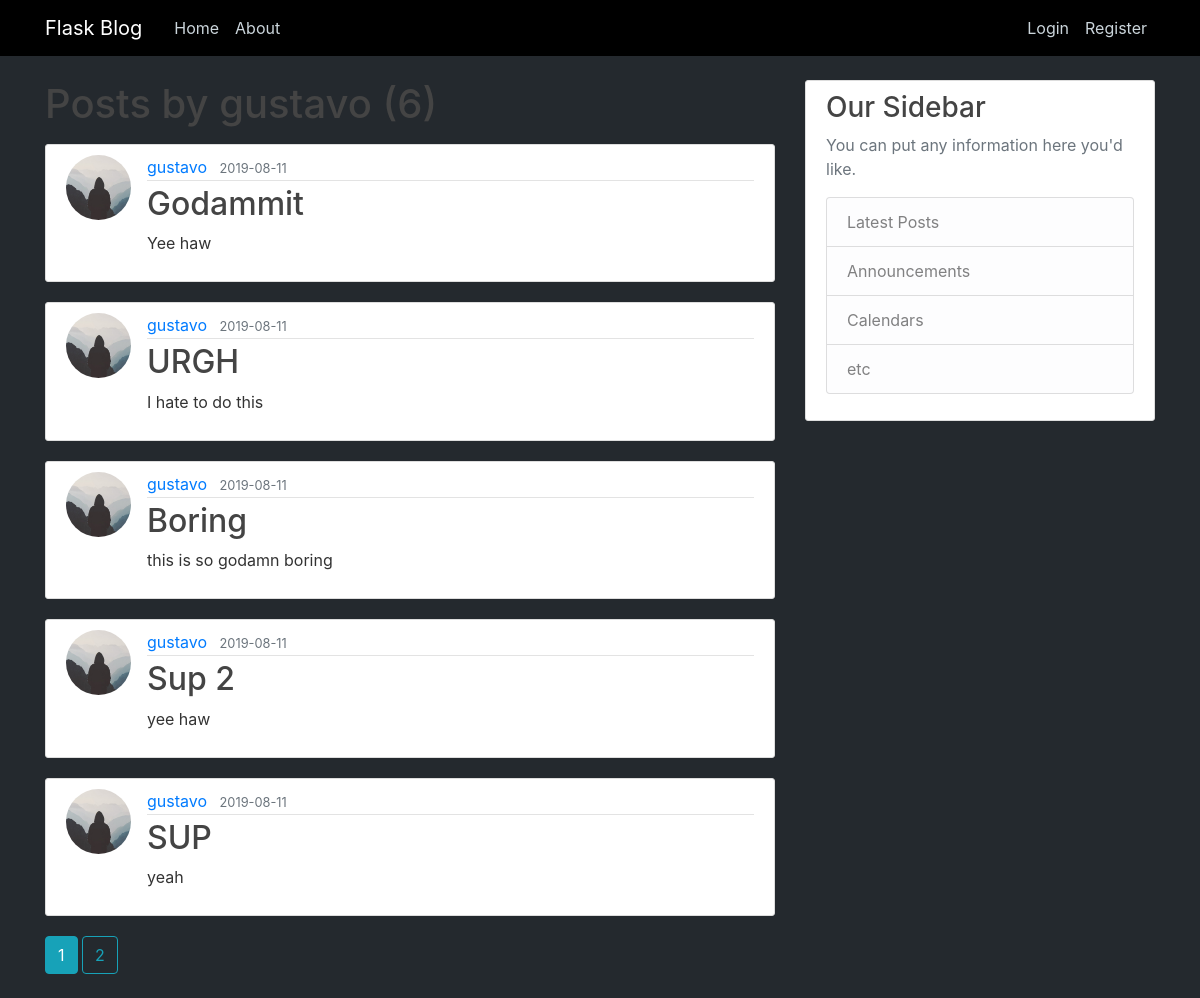
/user/gustavo, run on the app's committed database.
### flaskblog/users/models.py (models this page shows, shortened)
class User(db.Model, UserMixin):
    id = db.Column(db.Integer, primary_key=True, autoincrement=True)
    username = db.Column(db.String(20), unique=True, nullable=False)
    email = db.Column(db.String(120), unique=True, nullable=False)
    image_file = db.Column(db.String(20), nullable=False, default='default.jpg')
    password = db.Column(db.String(60), nullable=False)
    posts = db.relationship('Post', backref='author', lazy=True)

### flaskblog/posts/models.py (models this page shows, shortened)
class Post(db.Model):
    id = db.Column(db.Integer, primary_key=True, autoincrement=True)
    title = db.Column(db.String(100), nullable=False)
    date_posted = db.Column(db.DateTime, nullable=False, default=datetime.utcnow)
    content = db.Column(db.Text, nullable=False)
    user_id = db.Column(db.Integer, db.ForeignKey('user.id'), nullable=False)

### flaskblog/users/routes.py (the view)
@users.route('/user/<string:username>')
def user_posts(username):
    page = request.args.get('page', 1, type=int)
    user = User.query.filter_by(username=username).first_or_404()
    posts = Post.query.filter_by(author=user)\
        .order_by(Post.date_posted.desc())\
        .paginate(per_page=5, page=page)
    return render_template('user_posts.html', posts=posts, user=user)

### flaskblog/templates/user_posts.html
{% extends "layout.html" %}
{% block content %}
    <h1 class="mb-3">Posts by {{ user.username }} ({{ posts.total }})</h1>
    {% for post in posts.items %}
        <article class="media content-section">
          <img class="rounded-circle article-img" src="{{ url_for('static', filename='profile_pics/' + post.author.image_file) }}">
          <div class="media-body">
            <div class="article-metadata">
              <a class="mr-2" href="{{ url_for('users.user_posts', username=post.author.username) }}">{{ post.author.username }}</a>
              <small class="text-muted">{{ post.date_posted.strftime('%Y-%m-%d') }}</small>
            </div>
            <h2><a class="article-title" href="{{ url_for('posts.post', post_id=post.id) }}">{{ post.title }}</a></h2>
            <p class="article-content">{{ post.content }}</p>
          </div>
        </article>
    {% endfor %}
    {% for page_num in posts.iter_pages(left_edge=1, right_edge=1, left_current=1, right_current=2) %}
      {% if page_num %}
        {% if posts.page == page_num %}
          <a class="btn btn-info mb-4" href="{{ url_for('users.user_posts', username=user.username, page=page_num) }}">{{ page_num }}</a>
        {% else %}
          <a class="btn btn-outline-info mb-4" href="{{ url_for('users.user_posts', username=user.username, page=page_num) }}">{{ page_num }}</a>
        {% endif %}
      {% else %}
        ...
      {% endif %}
    {% endfor %}
{% endblock content %}

### flaskblog/static/css/main.css (style rules this page uses)
body { background: #24292e; color: #333333; margin-top: 5rem; }
h1, h2, h3, h4, h5, h6 { color: #444444; }
.content-section { background: #ffffff; padding: 10px 20px; border: 1px solid #dddddd; border-radius: 3px; margin-bottom: 20px; }
.article-title { color: #444444; }
.article-content { white-space: pre-line; }
.article-img { height: 65px; width: 65px; margin-right: 16px; }
.article-metadata { padding-bottom: 1px; margin-bottom: 4px; border-bottom: 1px solid #e3e3e3 }

### data on the page
User: username "gustavo"
Post: image_file (placeholder picture), author.username "gustavo", date_posted "2019-08-11", title "Godammit", content "Yee haw"
Post: image_file (placeholder picture), author.username "gustavo", date_posted "2019-08-11", title "URGH", content "I hate to do this"
Post: image_file (placeholder picture), author.username "gustavo", date_posted "2019-08-11", title "Boring", content "this is so godamn boring"
Post: image_file (placeholder picture), author.username "gustavo", date_posted "2019-08-11", title "Sup 2", content "yee haw"
Post: image_file (placeholder picture), author.username "gustavo", date_posted "2019-08-11", title "SUP", content "yeah"

### other printed values
{{ posts.total }} "6"
{{ page_num }} "1"
{{ page_num }} "2"
